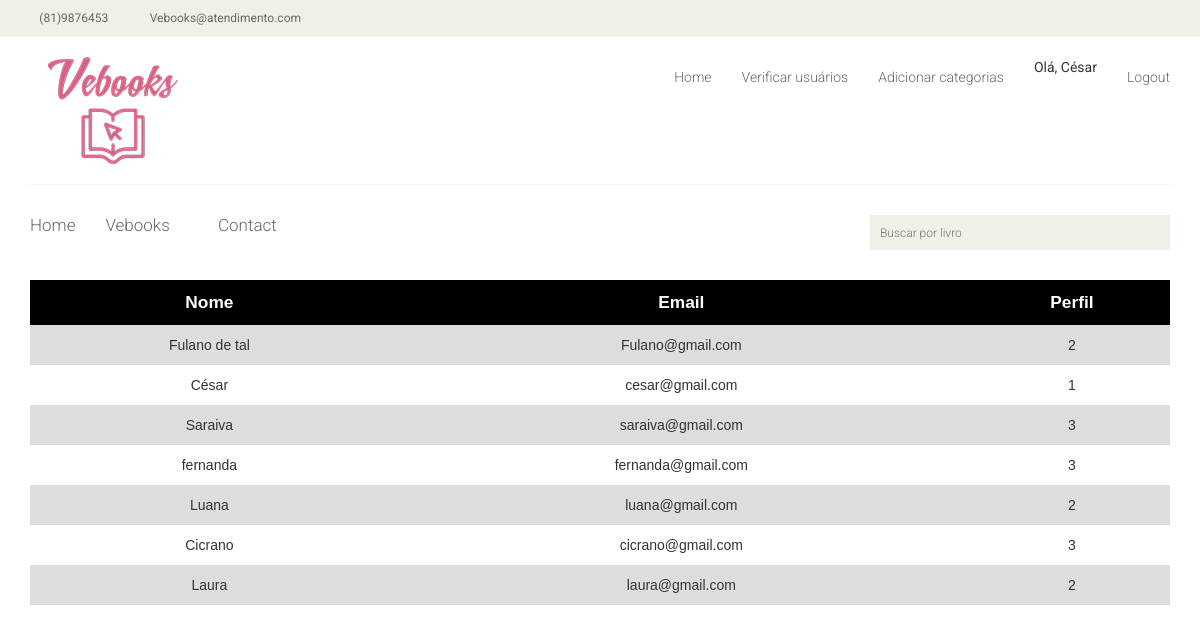
The page /usuarios/listarUsuarios (signed in) on the database its author committed.
### tables this page shows
CREATE TABLE `usuarios` (
  `id` int NOT NULL,
  `nome` varchar(150) NOT NULL,
  `senha` varchar(100) NOT NULL,
  `email` varchar(254) NOT NULL,
  `perfil` int NOT NULL
);

### App/core/Controller.php (called while the page is built, shortened)
<?php
class Controller {
    public function model($model) {
        return new $model;
    }
    public function view($view, $data = []) {
        require_once '../App/views/template.php';
    }
}

### App/controllers/usuarios.php (called while the page is built, shortened)
<?php
class Usuarios extends Controller{
 	public function listarUsuarios(){
 		$usuario = $this->model('UsuarioDao');
 		$dados = $usuario->listarTodosUsuarios();
 		$this->view('usuarios/usuarios', $dados);
 	}
}

### App/core/App.php (called while the page is built, shortened)
<?php
class App {
    protected $method = 'index';
    public function __construct(){
       ($url = $this->parseURL());
        if(file_exists('../App/controllers/'.$url[1]. '.php')):
            unset($url[1]);
        endif;
        $this->controller = new $this->controller;
        if(isset($url[2])):
            if(method_exists($this->controller, $url[2])):
                $this->method = $url[2];
                unset($url[2]);
                unset($url[0]);
            endif;
        endif;
    $this->params = $url ? array_values($url): [];
    call_user_func_array([$this->controller,$this->method], $this->params);
    }
    public function parseURL(){
        return explode('/',filter_var ($_SERVER['SERVER_NAME'].$_SERVER['REQUEST_URI'],FILTER_SANITIZE_URL));
    }
}

### public/index.php (called while the page is built, shortened)
<?php
$app = new \App\Core\App();

### App/core/Model.php (called while the page is built, shortened)
<?php
class Model {
    private static $instance;
    public static function getConn() {
        if(!isset(self::$instance)):
            self::$instance = new \PDO ('mysql:host=localhost;dbname=vebooksNew;charset=utf8','root','12345');
        endif;
        return self::$instance;
    }
}

### App/models/UsuarioDao.php (called while the page is built, shortened)
<?php
 class UsuarioDao extends Model{
    public function listarTodosUsuarios(){
        $sql = "SELECT * FROM usuarios";
        $stmt = self::getConn()->prepare($sql);
        $stmt->execute();
        if($stmt->rowCount() > 0):
            $resultado = $stmt->fetchAll(\PDO::FETCH_ASSOC);
            return $resultado;
        else:
            return [];
        endif;
    }
 }

### App/views/usuarios/usuarios.php (the view, shortened to what this page needs)
<link rel="stylesheet" type="text/css" href="<?php echo URL_BASE; ?>css/ListUsuarios.css">
<div class="container">
<table>
  <tr>
    <th>Nome</th>
    <th>Email</th>
    <th>Perfil</th>
  </tr>
  <?php foreach ($data as $user): ?>
	<tr>
	  <td><?php echo $user['nome']; ?></td>
	  <td><?php echo $user['email']; ?></td>
	  <td><?php echo $user['perfil']; ?></td>
  </tr>
  <?php endforeach; ?>
</table>
</div>

### public/css/main.css (style rules this page uses)
body { font-family: 'Roboto', sans-serif; background:; position: relative; font-weight:400px; }

### public/css/ListUsuarios.css (style rules this page uses)
table { font-family: arial, sans-serif; border-collapse: collapse; width: 100%; }
th { background: black; color: white; font-size: 13pt; font-weight: bold; }
td, th { padding-top: 10px; padding-bottom: 10px; text-align: center; }
tr:nth-child(even) { background-color: #dddddd; }

### rows shown on the page
usuarios: nome "Fulano de tal", email "Fulano@gmail.com", perfil "2"
usuarios: nome "César", email "cesar@gmail.com", perfil "1"
usuarios: nome "Saraiva", email "saraiva@gmail.com", perfil "3"
usuarios: nome "fernanda", email "fernanda@gmail.com", perfil "3"
usuarios: nome "Luana", email "luana@gmail.com", perfil "2"
usuarios: nome "Cicrano", email "cicrano@gmail.com", perfil "3"
usuarios: nome "Laura", email "laura@gmail.com", perfil "2"

### other values the page prints
$_SESSION['userNome'] "César"
